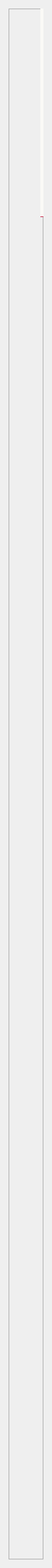
         <widget class="QWidget" name="scrollAreaWidgetContents_4">
          <property name="geometry">
           <rect>
            <x>0</x>
            <y>0</y>
            <width>67</width>
            <height>2018</height>
           </rect>
          </property>
          <layout class="QVBoxLayout" name="verticalLayout_4">
           <item>
            <widget class="QFrame" name="frame_cartpage">
             <property name="minimumSize">
              <size>
               <width>0</width>
               <height>2000</height>
              </size>
             </property>
             <property name="frameShape">
              <enum>QFrame::StyledPanel</enum>
             </property>
             <property name="frameShadow">
              <enum>QFrame::Raised</enum>
             </property>
             <widget class="QWidget" name="cartshopcontainer" native="true">
              <property name="geometry">
               <rect>
                <x>41</x>
                <y>0</y>
                <width>912</width>
                <height>269</height>
               </rect>
              </property>
              <property name="styleSheet">
               <string notr="true">border-bottom: 1px solid #CD4662;
background: #FAF9F6;
</string>
              </property>
              <widget class="QLabel" name="shopnameforcart">
               <property name="geometry">
                <rect>
                 <x>43</x>
                 <y>0</y>
                 <width>131</width>
                 <height>41</height>
                </rect>
               </property>
               <property name="styleSheet">
                <string notr="true">border: none;
color: #000;
font-family: Suwannaphum;
font-size: 20px;
font-style: normal;
font-weight: 700;
line-height: normal;</string>
               </property>
               <property name="text">
                <string>Shop's name</string>
               </property>
              </widget>
              <widget class="QLabel" name="cartorderpic">
               <property name="geometry">
                <rect>
                 <x>43</x>
                 <y>51</y>
                 <width>134</width>
                 <height>134</height>
                </rect>
               </property>
               <property name="styleSheet">
                <string notr="true">border: none;
border-radius: 70px;
background: #cd4662;</string>
               </property>
               <property name="text">
                <string/>
               </property>
              </widget>
              <widget class="QLabel" name="productcartname">
               <property name="geometry">
                <rect>
                 <x>240</x>
                 <y>51</y>
                 <width>672</width>
                 <height>28</height>
                </rect>
               </property>
               <property name="styleSheet">
                <string notr="true">border: none;
color: #000;
font-family: Suwannaphum;
font-size: 16px;
font-style: normal;
font-weight: 400;
line-height: normal;</string>
               </property>
               <property name="text">
                <string>Product's name</string>
               </property>
              </widget>
              <widget class="QLabel" name="productcartdescrip">
               <property name="geometry">
                <rect>
                 <x>240</x>
                 <y>104</y>
                 <width>672</width>
                 <height>28</height>
                </rect>
               </property>
               <property name="styleSheet">
                <string notr="true">border: none;
color: #545454;
font-family: Suwannaphum;
font-size: 16px;
font-style: normal;
font-weight: 400;
line-height: normal;</string>
               </property>
               <property name="text">
                <string>Description</string>
               </property>
              </widget>
              <widget class="QLabel" name="productnum">
               <property name="geometry">
                <rect>
                 <x>240</x>
                 <y>157</y>
                 <width>672</width>
                 <height>28</height>
                </rect>
               </property>
               <property name="styleSheet">
                <string notr="true">border: none;
color: #545454;
font-family: Suwannaphum;
font-size: 16px;
font-style: normal;
font-weight: 400;
line-height: normal;</string>
               </property>
               <property name="text">
                <string>1 piece</string>
               </property>
              </widget>
              <widget class="QLabel" name="totalpricecartlabel">
               <property name="geometry">
                <rect>
                 <x>700</x>
                 <y>157</y>
                 <width>81</width>
                 <height>28</height>
                </rect>
               </property>
               <property name="styleSheet">
                <string notr="true">border: none;
color: #000;
font-family: Suwannaphum;
font-size: 16px;
font-style: normal;
font-weight: 400;
line-height: normal;</string>
               </property>
               <property name="text">
                <string>Total Price:</string>
               </property>
              </widget>
              <widget class="QLabel" name="totalpricecartnumlabel">
               <property name="geometry">
                <rect>
                 <x>850</x>
                 <y>157</y>
                 <width>49</width>
                 <height>28</height>
                </rect>
               </property>
               <property name="styleSheet">
                <string notr="true">border: none;
color: #cd4662;
font-family: Suwannaphum;
font-size: 16px;
font-style: normal;
font-weight: 400;
line-height: normal;</string>
               </property>
               <property name="text">
                <string>B 500</string>
               </property>
              </widget>
              <widget class="QPushButton" name="checkstatuscartbutton">
               <property name="geometry">
                <rect>
                 <x>757</x>
                 <y>210</y>
                 <width>156</width>
                 <height>42</height>
                </rect>
               </property>
               <property name="styleSheet">
                <string notr="true">color: #FFF;
background-color: #cd4662;
border: none;
text-align: center;
font-family: Suwannaphum;
font-size: 16px;
font-style: normal;
font-weight: 700;
line-height: normal;
border-radius: 5px;</string>
               </property>
               <property name="text">
                <string>Check Status</string>
               </property>
              </widget>
             </widget>
            </widget>
           </item>
          </layout>
         </widget>
